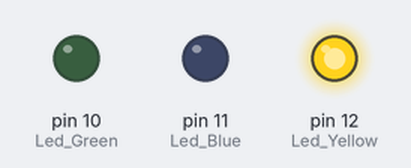
This sketch was run on a simulated Arduino Uno, built with avr-gcc and run on an emulated ATmega328P. Shown: output pins drawn as LEDs (lit = HIGH).

Above: at 0.15 s.
At 3.5 s:
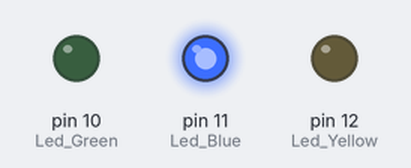
At 6.15 s:
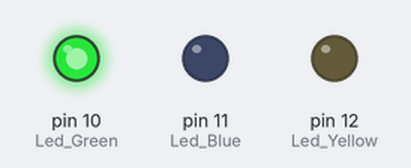
At 8.1 s:
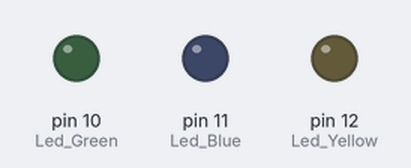
Timing chart, 0 to 11.4 s (numbered marks = the images above):
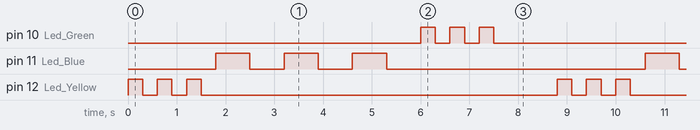

The sketch:

Morse_Code.ino
```cpp
#define Led_Yellow 12
#define Led_Blue 11
#define Led_Green 10

int dit = 300;
int dah = 700;
int long_delay = 1000;

void setup() {
  // put your setup code here, to run once:
pinMode(Led_Yellow, OUTPUT);
pinMode(Led_Blue, OUTPUT);
pinMode(Led_Green, OUTPUT);
}

void loop() {
  // put your main code here, to run repeatedly:
digitalWrite(Led_Yellow, HIGH);
delay(dit);
digitalWrite(Led_Yellow, LOW);
delay(dit);
digitalWrite(Led_Yellow, HIGH);
delay(dit);
digitalWrite(Led_Yellow, LOW);
delay(dit);
digitalWrite(Led_Yellow, HIGH);
delay(dit);
digitalWrite(Led_Yellow, LOW);
delay(dit);

digitalWrite(Led_Blue, HIGH);
delay(dah);
digitalWrite(Led_Blue, LOW);
delay(dah);
digitalWrite(Led_Blue, HIGH);
delay(dah);
digitalWrite(Led_Blue, LOW);
delay(dah);
digitalWrite(Led_Blue, HIGH);
delay(dah);
digitalWrite(Led_Blue, LOW);
delay(dah);

digitalWrite(Led_Green, HIGH);
delay(dit);
digitalWrite(Led_Green, LOW);
delay(dit);
digitalWrite(Led_Green, HIGH);
delay(dit);
digitalWrite(Led_Green, LOW);
delay(dit);
digitalWrite(Led_Green, HIGH);
delay(dit);
digitalWrite(Led_Green, LOW);
delay(dit);

delay(long_delay);
}
```

Measured:
- by itself, pin 10 (Led_Green), pin 12 (Led_Yellow): repeats every 8.8 s: 2 × (LOW 0.30 s, HIGH 0.30 s), LOW 7.3 s, HIGH 0.30 s
- by itself, pin 11 (Led_Blue): repeats every 8.8 s: 2 × (LOW 0.70 s, HIGH 0.70 s), LOW 5.3 s, HIGH 0.70 s
- by itself, everything shown: repeats every 8.8 s, in 18 steps
